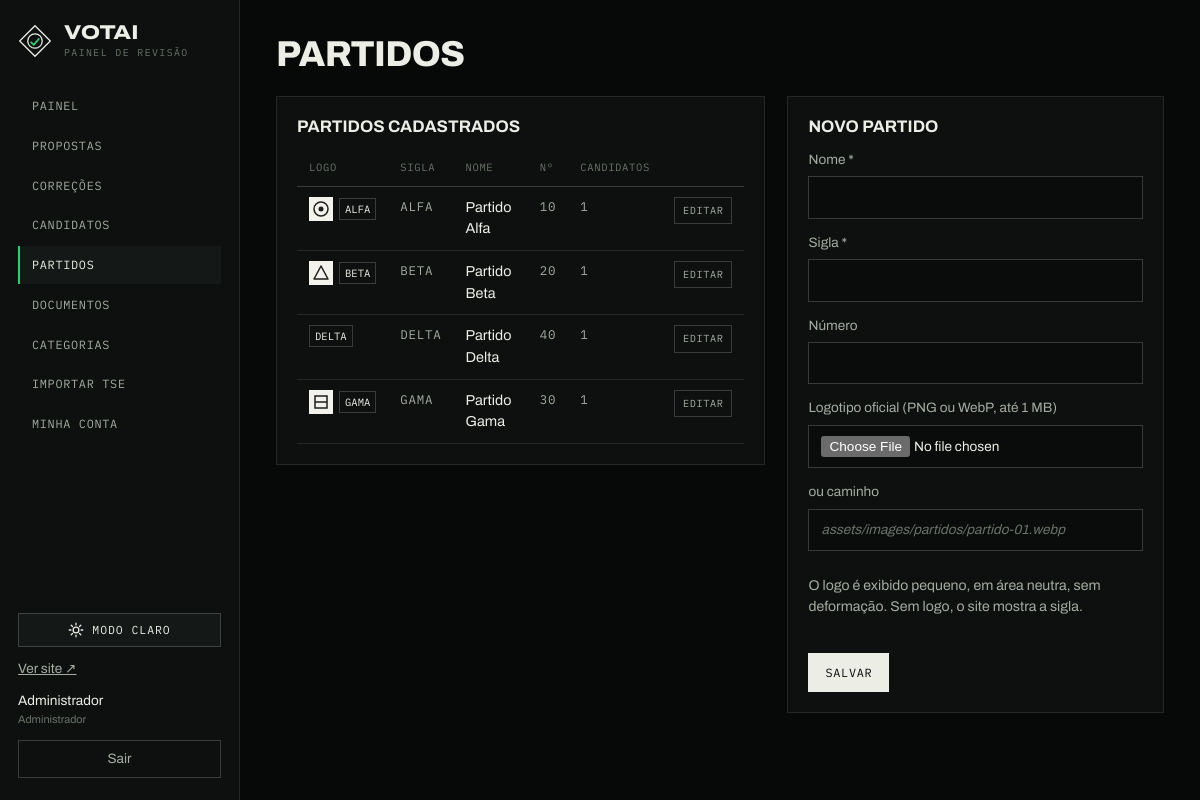
The page /admin/partidos.php (signed in) on the database its author committed.
### tables this page shows
CREATE TABLE usuarios_admin (
  id            INT UNSIGNED AUTO_INCREMENT PRIMARY KEY,
  nome          VARCHAR(120) NOT NULL,
  email         VARCHAR(190) NOT NULL,
  senha_hash    VARCHAR(255) NOT NULL,
  papel         ENUM('admin','revisor') NOT NULL DEFAULT 'revisor',
  ativo         TINYINT(1) NOT NULL DEFAULT 1,
  ultimo_login  DATETIME NULL,
  criado_em     TIMESTAMP NOT NULL DEFAULT CURRENT_TIMESTAMP,
  UNIQUE KEY uq_admin_email (email)
);

CREATE TABLE partidos (
  id         INT UNSIGNED AUTO_INCREMENT PRIMARY KEY,
  nome       VARCHAR(160) NOT NULL,
  sigla      VARCHAR(20)  NOT NULL,
  numero     VARCHAR(5)   NULL,
  logo       VARCHAR(255) NULL,
  criado_em  TIMESTAMP NOT NULL DEFAULT CURRENT_TIMESTAMP,
  UNIQUE KEY uq_partidos_sigla (sigla)
);

### includes/database.php (called while the page is built, shortened)
<?php
function db(): PDO
{
    static $pdo = null;
    if ($pdo instanceof PDO) {
        return $pdo;
    }
    $dsn = sprintf('mysql:host=%s;port=%s;dbname=%s;charset=utf8mb4', DB_HOST, DB_PORT, DB_NAME);
    try {
        $pdo = new PDO($dsn, DB_USER, DB_PASS, [
            PDO::ATTR_ERRMODE            => PDO::ERRMODE_EXCEPTION,
            PDO::ATTR_DEFAULT_FETCH_MODE => PDO::FETCH_ASSOC,
            PDO::ATTR_EMULATE_PREPARES   => false,
            PDO::ATTR_STRINGIFY_FETCHES  => false,
        ]);
    } catch (PDOException $e) {
        http_response_code(503);
        error_log('[votai] Falha na conexão: ' . $e->getMessage());
        $msg = APP_DEBUG ? htmlspecialchars($e->getMessage()) : 'Verifique as credenciais em includes/config.php e se o banco foi importado (database/database.sql).';
        exit('<!doctype html><meta charset="utf-8"><title>Banco indisponível</title>'
            . '<body style="background:#060807;color:#ECEFE7;font:16px/1.5 system-ui;padding:10vh 8vw">'
            . '<p style="font:12px monospace;letter-spacing:.2em;color:#FFCB00">ERRO 503 · BANCO DE DADOS</p>'
            . '<h1 style="font-size:40px;margin:.2em 0">Não foi possível conectar ao banco.</h1><p>' . $msg . '</p></body>');
    }
    return $pdo;
}

### admin/includes/auth.php (called while the page is built, shortened)
<?php
require_once dirname(__DIR__, 2) . '/includes/funcoes.php';
function admin_usuario(): ?array
{
    static $u = false;
    if ($u !== false) return $u;
    $st = db()->prepare('SELECT id, nome, email, papel, senha_hash FROM usuarios_admin WHERE id = :id AND ativo = 1');
    $st->execute(['id' => (int) $_SESSION['admin_id']]);
    $row = $st->fetch() ?: null;
    unset($row['senha_hash']);
    return $u = $row;
}
function exigir_login(): array
{
    $u = admin_usuario();
    return $u;
}
function exigir_admin(): array
{
    $u = exigir_login();
    return $u;
}

### admin/partidos.php (the view, shortened to what this page needs)
<?php
require_once __DIR__ . '/includes/layout.php';
exigir_admin();
$pdo = db();
$editar = null;
$lista = $pdo->query('SELECT pa.*, (SELECT COUNT(*) FROM candidatos c WHERE c.partido_id = pa.id) AS cands FROM partidos pa ORDER BY pa.nome')->fetchAll();
admin_topo('Partidos', 'partidos');
?>
<div class="adm-grade2">
  <section class="adm-caixa">
    <h2 class="adm-sub">Partidos cadastrados</h2>
    <table class="adm-tabela">
      <thead><tr><th>Logo</th><th>Sigla</th><th>Nome</th><th>Nº</th><th>Candidatos</th><th></th></tr></thead>
      <tbody>
      <?php foreach ($lista as $p): ?>
      <tr>
        <td><?= logo_partido(['partido_sigla' => $p['sigla'], 'partido_nome' => $p['nome'], 'partido_logo' => $p['logo']]) ?></td>
        <td class="adm-mono"><?= h($p['sigla']) ?></td><td><?= h($p['nome']) ?></td><td class="adm-mono"><?= h((string) $p['numero']) ?></td>
        <td class="adm-mono"><?= (int) $p['cands'] ?></td>
        <td><a class="adm-chip" href="<?= h(url('admin/partidos.php', ['editar' => $p['id']])) ?>">Editar</a></td>
      </tr>
      <?php endforeach; ?>
      </tbody>
    </table>
  </section>
  <section class="adm-caixa">
    <h2 class="adm-sub"><?= $editar ? 'Editar ' . h($editar['sigla']) : 'Novo partido' ?></h2>
    <form method="post" enctype="multipart/form-data" class="adm-form">
      <label>Nome *<input name="nome" required maxlength="160" value="<?= h($editar['nome'] ?? '') ?>"></label>
      <label>Sigla *<input name="sigla" required maxlength="20" value="<?= h($editar['sigla'] ?? '') ?>"></label>
      <label>Número<input name="numero" maxlength="5" inputmode="numeric" value="<?= h((string) ($editar['numero'] ?? '')) ?>"></label>
      <label>Logotipo oficial (PNG ou WebP, até 1 MB)<input type="file" name="logo_arquivo" accept="image/png,image/webp"></label>
      <label>ou caminho<input name="logo" maxlength="255" value="<?= h((string) ($editar['logo'] ?? '')) ?>" placeholder="assets/images/partidos/partido-01.webp"></label>
      <p class="adm-nota">O logo é exibido pequeno, em área neutra, sem deformação. Sem logo, o site mostra a sigla.</p>
      <div class="adm-botoes"><button class="adm-btn adm-btn--pri" type="submit">Salvar</button><?php if ($editar): ?><a class="adm-btn" href="<?= h(url('admin/partidos.php')) ?>">Cancelar</a><?php endif; ?></div>
    </form>
  </section>
</div>
<?php admin_rodape();

### admin/includes/layout.php (shortened to what this page needs)
<?php
require_once __DIR__ . '/auth.php';
function admin_topo(string $titulo, string $ativo = ''): void
{
    $u = admin_usuario();
    $itens = [
        'index'      => ['Painel', 'admin/index.php'],
        'propostas'  => ['Propostas', 'admin/propostas.php'],
        'correcoes'  => ['Correções', 'admin/correcoes.php'],
        'candidatos' => ['Candidatos', 'admin/candidatos.php'],
        'partidos'   => ['Partidos', 'admin/partidos.php'],
        'documentos' => ['Documentos', 'admin/documentos.php'],
        'categorias' => ['Categorias', 'admin/categorias.php'],
        'importar'   => ['Importar TSE', 'admin/importar.php'],
        'conta'      => ['Minha conta', 'admin/conta.php'],
    ];
    ?>
<!doctype html>
<html lang="pt-BR" data-theme="dark">
<head>
<link rel="stylesheet" href="<?= h(asset('css/admin.css')) ?>">
</head>
<body class="adm">
<?php if ($u): ?>
<aside class="adm-lateral">
  <a class="adm-marca" href="<?= h(url('admin/index.php')) ?>">
    <span><?= h(SITE_NAME) ?><small>Painel de revisão</small></span>
  </a>
  <nav class="adm-nav" aria-label="Administração">
    <?php foreach ($itens as $k => [$rot, $href]): ?>
      <a href="<?= h(url($href)) ?>" class="<?= $k === $ativo ? 'is-ativo' : '' ?>"><?= h($rot) ?></a>
    <?php endforeach; ?>
  </nav>
  <div class="adm-lateral__base">
    <button type="button" class="adm-tema" data-adm-tema aria-pressed="false">
      <svg class="adm-tema__ico adm-tema__ico--sol" viewBox="0 0 20 20" aria-hidden="true"><circle cx="10" cy="10" r="3.6"/><path d="M10 1.5v2.2M10 16.3v2.2M1.5 10h2.2M16.3 10h2.2M4 4l1.6 1.6M14.4 14.4 16 16M4 16l1.6-1.6M14.4 5.6 16 4"/></svg>
      <span data-adm-tema-txt>Modo claro</span>
    </button>
    <a href="<?= h(url('')) ?>" target="_blank" rel="noopener">Ver site ↗</a>
    <p><?= h($u['nome']) ?><small><?= h($u['papel'] === 'admin' ? 'Administrador' : 'Revisor') ?></small></p>
    <form method="post" action="<?= h(url('admin/logout.php')) ?>"><?= csrf_campo() ?><button type="submit">Sair</button></form>
  </div>
</aside>
<?php endif; ?>
<main class="adm-conteudo">
  <?php if ($u): ?><header class="adm-cab"><h1><?= h($titulo) ?></h1></header><?php endif; ?>
<?php
}
function admin_rodape(): void
{
    echo "</main>\n</body>\n</html>";
}

### includes/funcoes.php (shortened to what this page needs)
<?php
require_once __DIR__ . '/database.php';
function h(?string $v): string
{
    return htmlspecialchars((string) $v, ENT_QUOTES | ENT_SUBSTITUTE, 'UTF-8');
}
function url(string $path = '', array $query = []): string
{
    $u = BASE_URL . '/' . ltrim($path, '/');
    $query = array_filter($query, static fn($v) => $v !== null && $v !== '' && $v !== []);
    if ($query) {
        $u .= '?' . http_build_query($query);
    }
    return $u;
}
function asset(string $path): string
{
    $file = ROOT_PATH . '/assets/' . ltrim($path, '/');
    $v = is_file($file) ? (string) filemtime($file) : '1';
    return url('assets/' . ltrim($path, '/')) . '?v=' . $v;
}
function arquivo_existe(?string $rel): bool
{
    $rel = ltrim(str_replace(['..', '\\'], ['', '/'], $rel), '/');
    return is_file(ROOT_PATH . '/' . $rel);
}
function logo_partido(array $c, string $classe = ''): string
{
    $sigla = (string) ($c['partido_sigla'] ?? '');
    $html = '<span class="logo-partido ' . h($classe) . '" title="' . h($c['partido_nome'] ?? $sigla) . '">';
    $logo = $c['partido_logo'] ?? null;
    if (!arquivo_existe($logo)) $logo = logo_por_sigla($sigla);
    if ($logo) {
        $html .= '<img src="' . h(url($logo)) . '" alt="" width="28" height="28" loading="lazy" data-logo>';
    }
    $html .= '<span class="logo-partido__sigla">' . h($sigla) . '</span></span>';
    return $html;
}
function logo_por_sigla(string $sigla): ?string
{
    $slug = strtolower(trim((string) preg_replace('/[^a-z0-9]+/i', '-', strtr($sigla, ['Ã' => 'A', 'ã' => 'a', 'Á' => 'A', 'á' => 'a', 'Ç' => 'C', 'ç' => 'c', 'É' => 'E', 'é' => 'e', 'Í' => 'I', 'í' => 'i', 'Ó' => 'O', 'ó' => 'o', 'Ô' => 'O', 'Õ' => 'O', 'Ú' => 'U'])), '-'));
    foreach (['webp', 'png', 'svg', 'jpg'] as $ext) {
        $rel = "assets/images/partidos/$slug.$ext";
    }
    return null;
}

### rows shown on the page
usuarios_admin: nome "Administrador", papel "Administrador"
partidos: logo (picture), sigla "ALFA", nome "Partido Alfa", numero "10", cands "1"
partidos: logo (picture), sigla "BETA", nome "Partido Beta", numero "20", cands "1"
partidos: sigla "DELTA", nome "Partido Delta", numero "40", cands "1"
partidos: logo (picture), sigla "GAMA", nome "Partido Gama", numero "30", cands "1"

### other values the page prints
SITE_NAME "VOTAI"
$rot "PAINEL"
$rot "PROPOSTAS"
$rot "CORREÇÕES"
$rot "CANDIDATOS"
$rot "PARTIDOS"
$rot "DOCUMENTOS"
$rot "CATEGORIAS"
$rot "IMPORTAR TSE"
$rot "MINHA CONTA"
$titulo "PARTIDOS"
